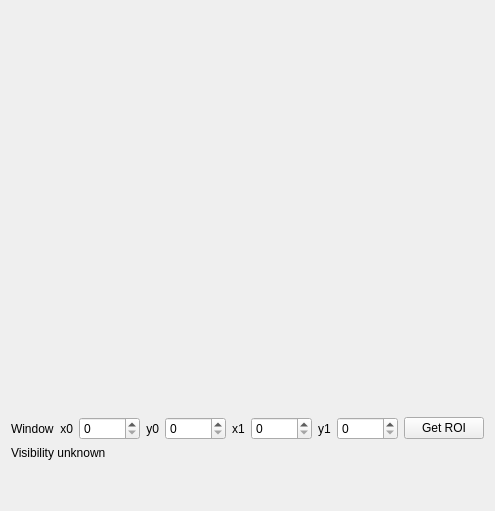
          <widget class="QWidget" name="tabVisibility">
           <attribute name="title">
            <string>Visibility</string>
           </attribute>
           <layout class="QVBoxLayout" name="verticalLayout_26">
            <item>
             <layout class="QVBoxLayout" name="verticalLayout_18">
              <item>
               <widget class="QtAddons::ImageViewerWidget" name="imageVisibility" native="true">
                <property name="minimumSize">
                 <size>
                  <width>250</width>
                  <height>400</height>
                 </size>
                </property>
               </widget>
              </item>
              <item>
               <layout class="QHBoxLayout" name="horizontalLayout_2">
                <item>
                 <widget class="QLabel" name="label_22">
                  <property name="text">
                   <string>Window</string>
                  </property>
                 </widget>
                </item>
                <item>
                 <widget class="QLabel" name="label_23">
                  <property name="sizePolicy">
                   <sizepolicy hsizetype="Maximum" vsizetype="Preferred">
                    <horstretch>0</horstretch>
                    <verstretch>0</verstretch>
                   </sizepolicy>
                  </property>
                  <property name="text">
                   <string>x0</string>
                  </property>
                  <property name="alignment">
                   <set>Qt::AlignRight|Qt::AlignTrailing|Qt::AlignVCenter</set>
                  </property>
                 </widget>
                </item>
                <item>
                 <widget class="QSpinBox" name="spinVisROI0">
                  <property name="maximum">
                   <number>10000</number>
                  </property>
                 </widget>
                </item>
                <item>
                 <widget class="QLabel" name="label_24">
                  <property name="sizePolicy">
                   <sizepolicy hsizetype="Maximum" vsizetype="Preferred">
                    <horstretch>0</horstretch>
                    <verstretch>0</verstretch>
                   </sizepolicy>
                  </property>
                  <property name="text">
                   <string>y0</string>
                  </property>
                  <property name="alignment">
                   <set>Qt::AlignRight|Qt::AlignTrailing|Qt::AlignVCenter</set>
                  </property>
                 </widget>
                </item>
                <item>
                 <widget class="QSpinBox" name="spinVisROI1">
                  <property name="maximum">
                   <number>10000</number>
                  </property>
                 </widget>
                </item>
                <item>
                 <widget class="QLabel" name="label_19">
                  <property name="text">
                   <string>x1</string>
                  </property>
                 </widget>
                </item>
                <item>
                 <widget class="QSpinBox" name="spinVisROI2">
                  <property name="maximum">
                   <number>10000</number>
                  </property>
                 </widget>
                </item>
                <item>
                 <widget class="QLabel" name="label_20">
                  <property name="text">
                   <string>y1</string>
                  </property>
                 </widget>
                </item>
                <item>
                 <widget class="QSpinBox" name="spinVisROI3">
                  <property name="maximum">
                   <number>10000</number>
                  </property>
                 </widget>
                </item>
                <item>
                 <widget class="QPushButton" name="buttonGetVisROI">
                  <property name="text">
                   <string>Get ROI</string>
                  </property>
                 </widget>
                </item>
               </layout>
              </item>
              <item>
               <layout class="QHBoxLayout" name="horizontalLayout_4"/>
              </item>
              <item>
               <widget class="QLabel" name="labelVisibility">
                <property name="text">
                 <string>Visibility unknown</string>
                </property>
               </widget>
              </item>
              <item>
               <spacer name="verticalSpacer_6">
                <property name="orientation">
                 <enum>Qt::Vertical</enum>
                </property>
                <property name="sizeHint" stdset="0">
                 <size>
                  <width>20</width>
                  <height>40</height>
                 </size>
                </property>
               </spacer>
              </item>
             </layout>
            </item>
           </layout>
          </widget>
